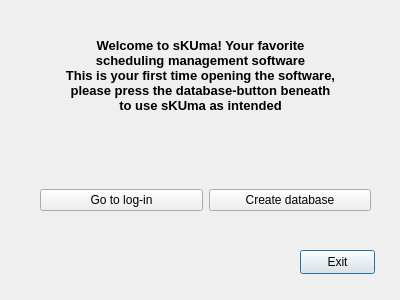
<?xml version="1.0" encoding="UTF-8"?>
<ui version="4.0">
 <class>Dialog</class>
 <widget class="QDialog" name="Dialog">
  <property name="geometry">
   <rect>
    <x>0</x>
    <y>0</y>
    <width>400</width>
    <height>300</height>
   </rect>
  </property>
  <property name="windowTitle">
   <string>Dialog</string>
  </property>
  <widget class="QLabel" name="label">
   <property name="geometry">
    <rect>
     <x>30</x>
     <y>20</y>
     <width>341</width>
     <height>111</height>
    </rect>
   </property>
   <property name="text">
    <string>&lt;html&gt;&lt;head/&gt;&lt;body&gt;&lt;p align=&quot;center&quot;&gt;&lt;span style=&quot; font-size:10pt; font-weight:700;&quot;&gt;Welcome to sKUma! Your favorite &lt;br/&gt;scheduling management software&lt;br/&gt;This is your first time opening the software,&lt;br/&gt;please press the database-button beneath&lt;br/&gt;to use sKUma as intended&lt;/span&gt;&lt;/p&gt;&lt;/body&gt;&lt;/html&gt;</string>
   </property>
  </widget>
  <widget class="QPushButton" name="exitpush">
   <property name="geometry">
    <rect>
     <x>300</x>
     <y>250</y>
     <width>75</width>
     <height>24</height>
    </rect>
   </property>
   <property name="text">
    <string>Exit</string>
   </property>
  </widget>
  <widget class="QWidget" name="horizontalLayoutWidget">
   <property name="geometry">
    <rect>
     <x>40</x>
     <y>160</y>
     <width>331</width>
     <height>80</height>
    </rect>
   </property>
   <layout class="QHBoxLayout" name="horizontalLayout">
    <item>
     <widget class="QPushButton" name="login_push">
      <property name="text">
       <string>Go to log-in</string>
      </property>
     </widget>
    </item>
    <item>
     <widget class="QPushButton" name="databasepush">
      <property name="text">
       <string>Create database</string>
      </property>
     </widget>
    </item>
   </layout>
  </widget>
 </widget>
 <resources/>
 <connections/>
</ui>
